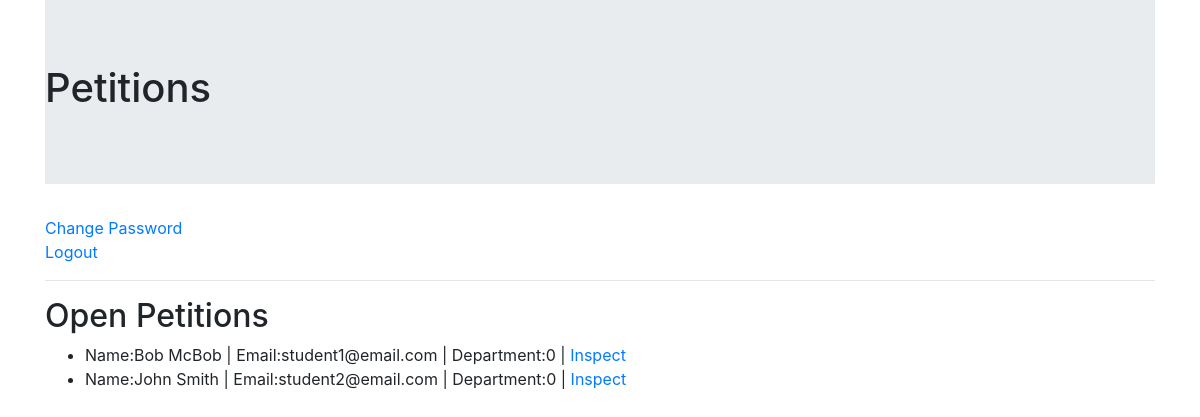
Page /petitions (signed in) on the earlier database version.
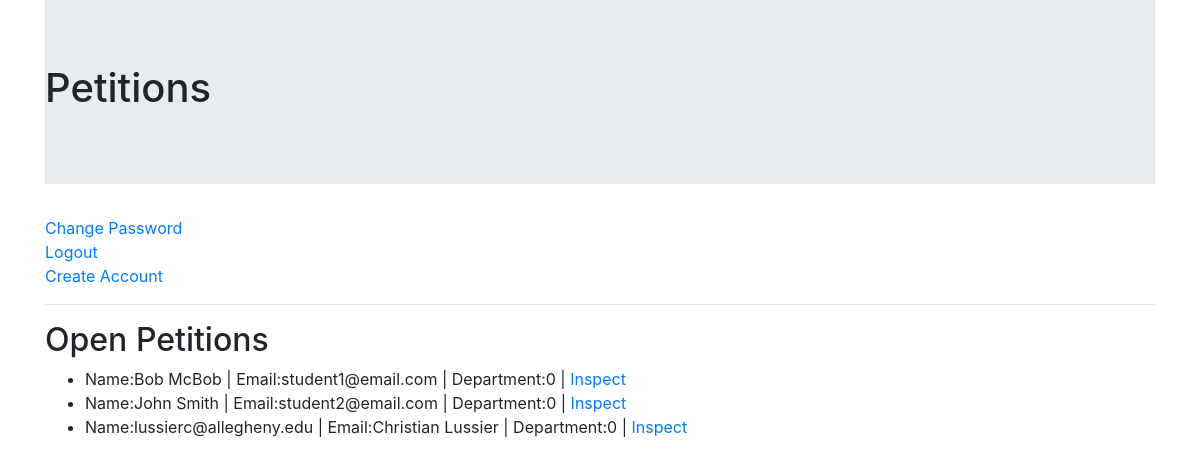
Same page on the later database version.
### tables this page shows
CREATE TABLE Student_Petition (
  name TEXT NOT NULL,
  email TEXT NOT NULL,
  petition TEXT NOT NULL,
  department INTEGER REFERENCES Department(ID)
, petitionID INTEGER NOT NULL);

### app.py (the view)
@app.route("/petitions", methods=["GET"])
def petitions_get():
    if session.get('logged_in'):
        petitions = database_handler.get_petitions(session['email'])
        out_petitions = list()
        for petition in petitions:
            new_petition = {'id':petition[3],'name':petition[0],'email':petition[1],'department':petition[2]}
            out_petitions.append(new_petition)
        return render_template("petitions.html", petitions=out_petitions, admin=session["admin"])
    else:
        return redirect("/home")

### templates/petitions.html (shortened to what this page needs)
<!doctype html>
<html>
    <head>
        <link href="https://stackpath.bootstrapcdn.com/bootstrap/4.3.1/css/bootstrap.min.css" rel="stylesheet">
    </head>
    <body>
      <div class="container">
        <div class="jumbotron jumbotron-fluid">
          <h1> Petitions</h1>
        </div>
        <a href="/change_password">Change Password</a>
        <br>
        <a href="/logout">Logout</a>
        {% if admin %}
        <br>
        <a href="/create_account">Create Account</a>
        {% endif %}
        <hr>
        <h2>Open Petitions</h2>
        <ul>
            {% for petition in petitions %}
            <li>Name:{{petition['name']}} | Email:{{petition['email']}} | Department:{{petition['department']}} | <a href="/petitions/{{petition['id']}}">Inspect</a></li>
            {% endfor %}
        </ul>
          </div>
    </body>
</html>

Differences in the rows shown:
added Student_Petition: name "lussierc@allegheny.edu", email "Christian Lussier", department "0"
Other differences:
text now shown: "Create Account"
